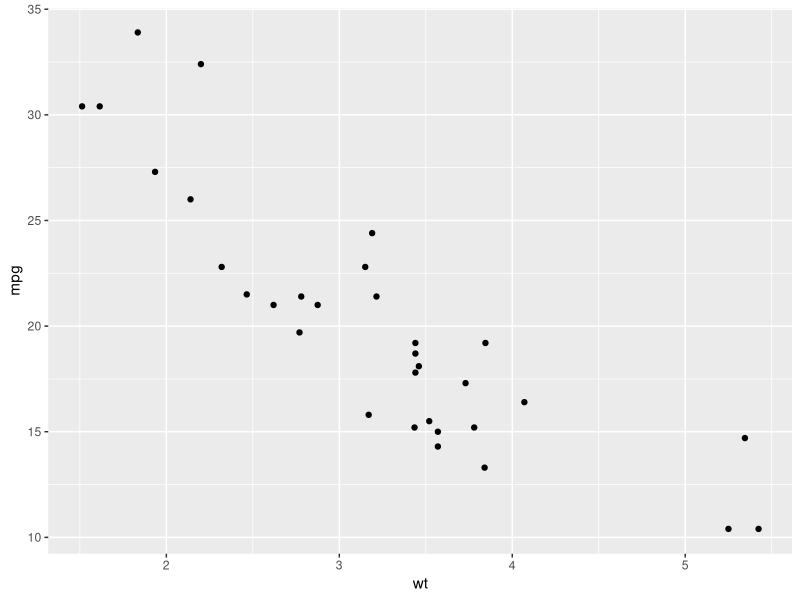

This figure's R source:
## ---- chunk 1
#| message: false

library(tidyverse)
mtcars |>
    ggplot(aes(x = wt, y = mpg)) +
    geom_point()
